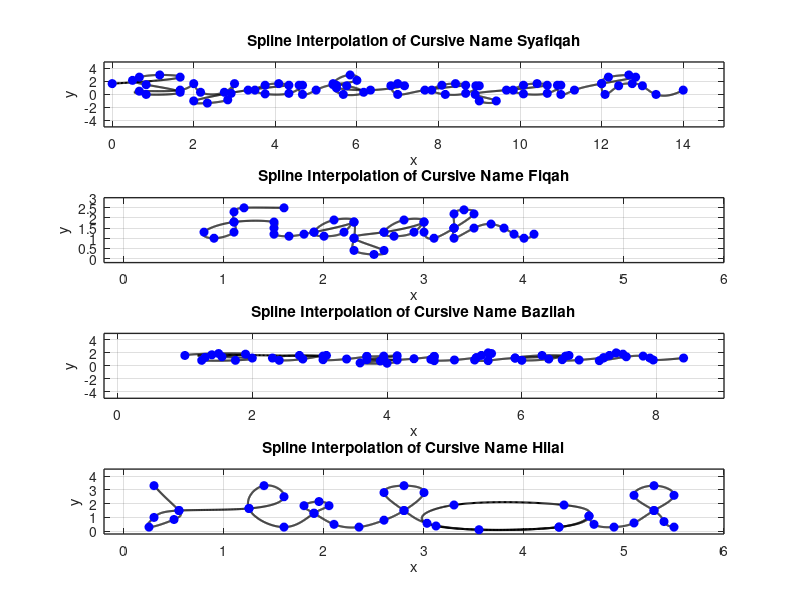

Source code (MATLAB):
subplot(4,1,1);
x1 = [0 5/3 7/6 2/3 0.5 5/6 5/3 5/6 2/3 5/3 ...
    2 13/6 11/4 3 35/12 17/6 7/3 2 10/3 ...
    13/3 49/12 15/4 7/2 15/4 13/3 14/3 55/12 14/3 5 ...
    65/12 6 35/6 65/12 17/3 37/6 23/4 11/2 11/2 19/3 ...
    43/6 7 41/6 7 23/3 ...
    26/3 101/12 97/12 47/6 49/6 26/3 9 107/12 9 113/12 89/10 29/3 ...
    32/3 125/12 121/12 59/6 121/12 32/3 11 131/12 11 34/3 ...
    12 77/6 38/3 73/6 12 145/12 149/12 51/4 13 40/3 14];
y1 = [5/3 8/3 3 8/3 13/6 1.5 1/3 0 0.5 2/3 ...
    5/3 1/3 1/3 5/3 1/6 -5/6 -4/3 -1 2/3 ...
    17/12 5/3 17/12 2/3 1/12 1/6 17/12 17/12 0 2/3 ...
    1.5 13/6 3 5/3 0 1/3 4/3 7/5 1 2/3 ...
    4/3 5/3 4/3 0 2/3 ...
    17/12 5/3 17/12 2/3 0 1/6 4/3 4/3 -1 -1 0 2/3 ...
    17/12 5/3 17/12 2/3 1/12 1/6 17/12 17/12 0 2/3 ...
    5/3 8/3 3 8/3 5/3 0 4/3 5/3 4/3 0 2/3];

n = length(x1);
t = 0:n-1;
tt = 0:0.01:n-1;

xx = spline(t, x1, tt);
yy = spline(t, y1, tt);

figure(1)
plot(xx, yy, 'k', 'LineWidth',1.5)
hold on
plot(x1, y1, 'bo', 'MarkerFaceColor', 'b')
axis([-0.2 15 -5 5])
grid on
title('Spline Interpolation of Cursive Name Syafiqah')
xlabel('x')
ylabel('y')
set(gca, 'FontSize', 10, 'LineWidth', 1)
grid on


subplot(4,1,2);
x2 = [1.6 1.2 1.1 1.1 1.1 0.9 0.8 1.1 1.5 ...
1.5 1.5 1.65 1.8 1.9 ... 
2.3 2.1 1.9 2.0 2.2 2.3 2.3 2.3 2.5 2.6 2.3 2.6 ...
3.0 2.8 2.6 2.7 2.9 3.0 3.0 3.1 3.3 ...
3.3 3.5 3.4 3.3 3.3 3.3 3.5 3.67 3.8 3.9 4.0 4.1];
y2 = [2.5 2.5 2.3 1.8 1.3 1.0 1.3 1.8 1.8 ...
1.5 1.2 1.1 1.2 1.3 ...
1.8 1.9 1.3 1.1 1.3 1.8 1.0 0.4 0.2 0.4 1.0 1.3 ...
1.8 1.9 1.3 1.1 1.3 1.8 1.3 1.0 1.5 ...
1.5 2.2 2.4 2.2 1.5 1.0 1.5 1.7 1.5 1.2 1.0 1.2];
n = length(x2);
t = 0:n-1; 
tt = 0:0.01:n-1; 

xx = spline(t, x2, tt);
yy = spline(t, y2, tt);

figure(1)
plot(xx, yy, 'k', 'LineWidth', 1.5) 
hold on
plot(x2, y2, 'bo', 'MarkerFaceColor', 'b') 
axis([-0.2 6 -0.2 3])
grid on
title('Spline Interpolation of Cursive Name Fiqah')
xlabel('x')
ylabel('y')
set(gca, 'FontSize', 10, 'LineWidth', 1)
grid on


subplot(4,1,3);
x3 = [1.0 1.5 1.90 1.55 2.0 1.75 1.25 1.3 1.4 ...
    3.05 2.7 2.3 2.40 2.75 3.1 3.05 3.40 3.70 ...
    3.70 3.95 4.15 3.95 3.70 4.15 4.0 3.60 3.90 4.4 4.70 ...
    4.70 4.65 4.7 5.0 5.325 ...
    5.325 5.55 5.5 5.4 5.3 5.5 5.9 ...
    6.65 6.3 5.9 6.00 6.40 6.7 6.60 6.85 7.214 ...
    7.214 7.5 7.40 7.3 7.15 7.55 7.8 7.9 7.95 8.4];
y3 = [1.6 1.9 1.80 1.40 1.2 0.85 0.85 1.3 1.7 ...
    1.50 1.6 1.2 0.85 1.05 1.6 0.95 1.05 1.45 ...
    1.45 1.50 1.55 1.25 0.95 0.90 0.4 0.45 0.75 1.1 1.45 ...
    1.45 1.00 0.8 0.9 1.25 ...
    1.250 1.90 2.0 1.6 0.9 0.8 1.2 ...
    1.50 1.6 1.2 0.85 1.05 1.6 0.95 0.90 1.236 ...
    1.236 1.8 2.00 1.6 0.80 1.40 1.5 1.2 0.90 1.2];
    
n = length(x3);
t = 0:n-1;
tt = 0:0.01:n-1;

xx = spline(t, x3, tt);
yy = spline(t, y3, tt);

figure(1)
plot(xx, yy, 'k', 'LineWidth',1.5)
hold on
plot(x3, y3, 'bo', 'MarkerFaceColor', 'b')
axis([-0.2 9 -5 5])
grid on
title('Spline Interpolation of Cursive Name Bazilah')
xlabel('x')
ylabel('y')
set(gca, 'FontSize', 10, 'LineWidth', 1)
grid on

subplot(4,1,4);
x4 = [0.3 0.55 0.5 0.25 0.3 0.55 1.25 1.6 1.4 1.25 ...
1.6 1.9 2.05 1.95 1.8 1.9 2.1 2.35 2.6 2.8 3 2.8 2.6 2.8 3.03 3.55 ...
4.35 4.65 4.4 3.3 3.12 4.35 4.65 4.7 4.9 5.1 5.3 5.5 5.3 5.1 5.3 5.4 5.5];
y4 = [3.3 1.5 0.85 0.3 1 1.5 1.65 2.5 3.3 1.65 0.3 1.3 1.85 ...
2.15 1.85 1.3 0.5 0.3 0.8 1.5 2.8 3.3 2.8 1.5 0.576 0.11 0.3 ...
1.1 1.9 1.9 0.38 0.3 1.1 0.5 0.3 0.6 1.5 2.6 3.3 2.6 1.5 0.7 0.3];
n = length(x4);
t = 0:n-1; 
tt = 0:0.01:n-1; 

xx = spline(t, x4, tt);
yy = spline(t, y4, tt);

figure(1)
plot(xx, yy, 'k', 'LineWidth', 1.5) 
hold on
plot(x4, y4, 'bo', 'MarkerFaceColor', 'b') 
axis([-0.2 6 -0.2 4.5])
grid on
title('Spline Interpolation of Cursive Name Hilal')
xlabel('x')
ylabel('y')
set(gca, 'FontSize', 10, 'LineWidth', 1)
grid on
